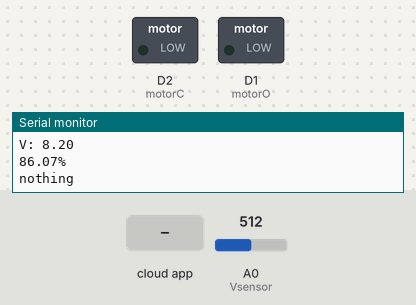
A sketch run on a simulated ESP8266 (NodeMCU). Parts: switched loads named in the sketch (green lamp = pin HIGH), the last lines printed to the serial monitor. The inputs (shaded band) are chosen by the test bench; at power-on: A0 (Vsensor) = 512. WiFi joins after 1.5 s; servers stay silent unless stated; the Firebase database answers and starts empty.

Above: at 2.7 s.
2.8 s: the phone or cloud app sets air_conditioner to 1
At 4.6 s:
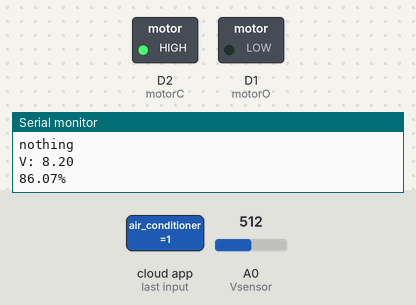
5.5 s: the phone or cloud app sets motor to 0
At 7.8 s:
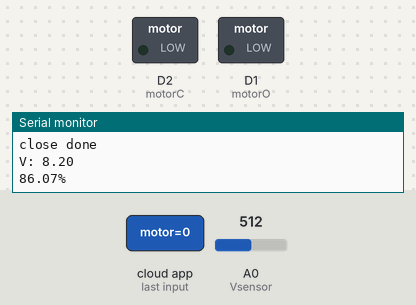
8.1 s: the phone or cloud app sets close to 1
At 9.0 s:
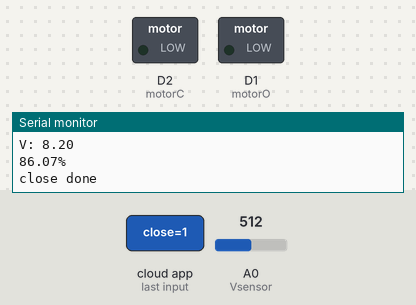
9.6 s: the phone or cloud app sets close to 0
At 11.4 s:
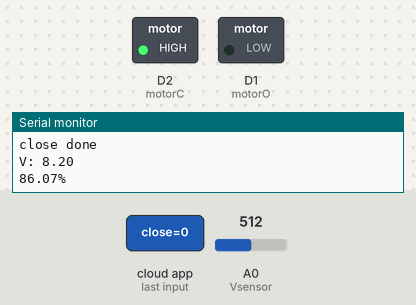
Timing chart, 0 to 12.9 s (numbered marks = the images above; inputs shaded):
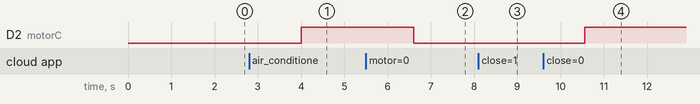

Measured:
- after the input at 2.8 s, D2 (motorC): LOW → HIGH after 1.2 s
- after the input at 5.5 s, D2 (motorC): HIGH → LOW after 1.1 s
- after the input at 8.1 s, D2 (motorC): stays LOW (without the input it goes to HIGH after 0.41 s)
- after the input at 9.6 s, D2 (motorC): LOW → HIGH after 0.96 s

The sketch:

motor_part_back-arduino.ino
```cpp
#if defined(ESP32)
#include <WiFi.h>
#include <FirebaseESP32.h>
#elif defined(ESP8266)
#include <ESP8266WiFi.h>
#include <FirebaseESP8266.h>
#endif

float vout = 0.0;
float vin = 0.0;
float R1 = 30000.0;
float R2 = 7500.0;
int value = 0;

#include <addons/TokenHelper.h>
#include <addons/RTDBHelper.h>

#define WIFI_SSID "SSID"
#define WIFI_PASSWORD "PASSWORD"
#define API_KEY "API_KEY"
#define DATABASE_URL "https://DATABASE_NAME.firebaseio.com"
#define USER_EMAIL "USER_EMAIL"
#define USER_PASSWORD "USER_PASSWORD"

FirebaseData fbdo;
FirebaseAuth auth;
FirebaseConfig config;

int Motor = 0;
int isOpen = 0;
int isClose = 0;
int air_cnd = 0;

#define Vsensor A0
#define motorO D1
#define motorC D2

void setup() {
  Serial.begin(115200);
  WiFi.begin(WIFI_SSID, WIFI_PASSWORD);
  Serial.print("Connecting to Wi-Fi");
  while (WiFi.status() != WL_CONNECTED) {
    Serial.print(".");
    delay(300);
  }
  Serial.println();
  Serial.print("Connected with IP: ");
  Serial.println(WiFi.localIP());
  Serial.println();

  Serial.printf("Firebase Client v%s\n\n", FIREBASE_CLIENT_VERSION);

  config.api_key = API_KEY;

  auth.user.email = USER_EMAIL;
  auth.user.password = USER_PASSWORD;

  config.database_url = DATABASE_URL;
  config.token_status_callback = tokenStatusCallback;

  Firebase.begin(&config, &auth);
  Firebase.reconnectWiFi(true);

  Firebase.setDoubleDigits(5);
  pinMode(Vsensor, INPUT);
  pinMode(motorO, OUTPUT);
  pinMode(motorC, OUTPUT);
  digitalWrite(motorO, LOW);
  digitalWrite(motorC, LOW);
}

void loop() {
  value = analogRead(Vsensor);
  vout = (value * 5.0) / 1024.0;  //전압값을 계산해주는 공식입니다.
  vin = vout / (R2 / (R1 + R2));

  vin *= 0.6564;

  Serial.print("V: ");
  Serial.println(vin);  //현재1.5V 4채널 건전지의 전압값을 출력해줍니다.
  double vper = (vin - 7) * 71.4286;
  Serial.print(vper);
  Serial.println("%");
  Firebase.setFloat(fbdo, F("/product/window/batt/motorV"), vin);
  Firebase.setDouble(fbdo, "/product/window/batt/motorVper", vper);
  Firebase.getInt(fbdo, F("/product/switch/env/air_conditioner"), &air_cnd);
  Firebase.getInt(fbdo, F("/product/window/env/motor"), &Motor);
  if (air_cnd){
    Motor = 2;
    Firebase.setInt(fbdo, F("/product/window/env/motor"), Motor);
  }
  switch (Motor) {  //모터 돌릴지멈출지 뒤로갈지
    case 1:         //열기
      Firebase.getInt(fbdo, F("/product/window/env/open"), &isOpen);
      while (!isOpen && Motor == 1) {
        digitalWrite(motorO, HIGH);
        digitalWrite(motorC, LOW);
        delay(1000);
        Firebase.getInt(fbdo, F("/product/window/env/open"), &isOpen);
        Firebase.getInt(fbdo, F("/product/window/env/motor"), &Motor);
      }
      digitalWrite(motorO, LOW);
      Serial.println("open done");
      if (Motor == 1) {
        Firebase.setInt(fbdo, F("/product/window/env/motor"), 0);
      }
      break;
    case 2:  //닫기
      Firebase.getInt(fbdo, F("/product/window/env/close"), &isClose);
      while (!isClose && Motor == 2) {
        digitalWrite(motorO, LOW);
        digitalWrite(motorC, HIGH);
        delay(1000);
        Firebase.getInt(fbdo, F("/product/window/env/close"), &isClose);
        Firebase.getInt(fbdo, F("/product/window/env/motor"), &Motor);
      }
      digitalWrite(motorC, LOW);
      Serial.println("close done");
      if (Motor == 2) {
        Firebase.setInt(fbdo, F("/product/window/env/motor"), 0);
      }
      break;
    default:
      digitalWrite(motorO, LOW);
      digitalWrite(motorC, LOW);
      Serial.println("nothing");
      break;
  }

  delay(1000);
}
```
